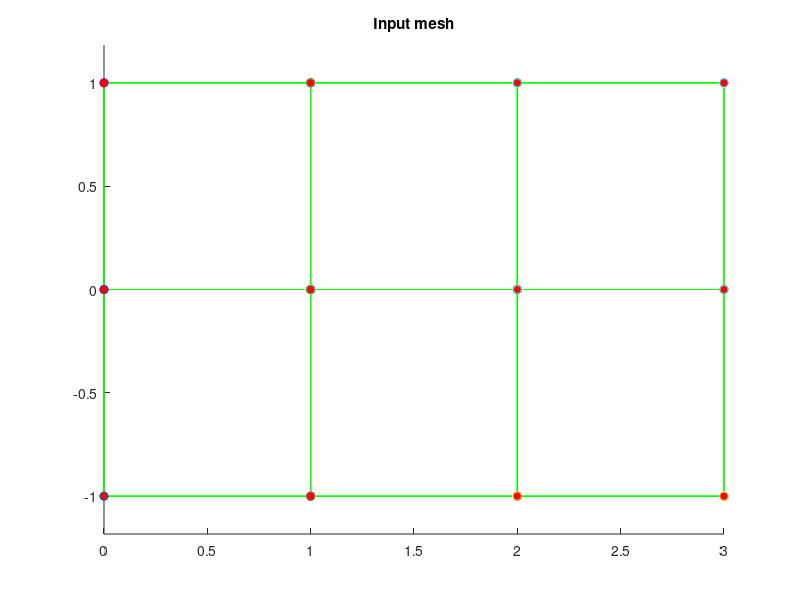

This figure's MATLAB source: (Note: this script raises an error after producing the figure.)
function FEM_2Dor3D_linelast_standard
%
%          Example 2D and 3D Linear elastic FEM code
%            Currently coded to run either plane strain or plane stress (2DOF) or general 3D but
%            could easily be modified for axisymmetry too.
%
%        Variables read from input file;
%        nprops              No. material parameters
%        materialprops(i)    List of material parameters
%        ncoord              No. spatial coords (2 for 2D, 3 for 3D)
%        ndof                No. degrees of freedom per node (2 for 2D, 3 for 3D)
%                            (here ndof=ncoord, but the program allows them to be different
%                            to allow extension to plate & beam elements with C^1 continuity)
%        nnode               No. nodes
%        coords(i,j)         ith coord of jth node, for i=1..ncoord; j=1..nnode
%        nelem               No. elements
%        maxnodes            Max no. nodes on any one element (used for array dimensioning)
%        nelnodes(i)         No. nodes on the ith element
%        elident(i)          An integer identifier for the ith element.  Not used
%                            in this code but could be used to switch on reduced integration,
%                            etc.
%        connect(i,j)        List of nodes on the jth element
%        nfix                Total no. prescribed displacements
%        fixnodes(i,j)       List of prescribed displacements at nodes
%                            fixnodes(1,j) Node number
%                            fixnodes(2,j) Displacement component number (1, 2 or 3)
%                            fixnodes(3,j) Value of the displacement
%        ndload              Total no. element faces subjected to tractions
%        dloads(i,j)         List of element tractions
%                            dloads(1,j) Element number
%                            dloads(2,j) face number
%                            dloads(3,j), dloads(4,j), dloads(5,j) Components of traction
%                            (assumed uniform) 
%
%  To run the program you first need to set up an input file, as described in 
%  the lecture notes.  Then change the fopen command below to point to the file.
%  Also change the fopen command in the post-processing step (near the bottom of the
%  program) to point to a suitable output file.  Then execute the file in
%  the usual fashion (e.g. hit the green arrow at the top of the MATLAB
%  editor window)
% 
%
% ==================== Read data from the input file ===========================
%
%
% YOU NEED TO CHANGE THE PATH & FILE NAME TO POINT TO YOUR INPUT FILE
%
infile=fopen('linear_elastic_Brick20.txt','r');
outfile=fopen('FEM_results.txt','w');

[nprops,materialprops,ncoord,ndof,nnode,coords,nelem,maxnodes,connect,nelnodes,elident,nfix,fixnodes,ndload,dloads] = read_input_file(infile);

fclose(infile);

% Plot the initial mesh as a check
close all
figure
plotmesh(coords,ncoord,nnode,connect,nelem,elident,nelnodes,'g');
title("Input mesh")

%
%============================ MAIN FEM ANALYSIS PROCEDURE ========================
%
%   dofs        Nodal displacements.  Let u_i^a be ith displacement component
%               at jth node.  Then dofs contain (u_1^1, u_2^1, u_1^2, u_2^2....) for 2D
%               and (u_1^1, u_2^1, u_3^1, u_1^2, u_2^2, u_3^2....) for 3D
%
%   K           Global stiffness matrix.  Stored as (K_1111 K_1112  K_1121  K_1122...
%                                                    K_1211 K_1212  K_1221  K_1222...
%                                                    K_2111 K_2112  K_2121  K_2122...)
%               for 2D problem and similarly for 3D problem
%   r           Force vector.  Currently only includes contribution from tractions
%               acting on element faces (i.e. body forces are neglected)
%
  dofs = zeros(ndof*nnode,1);  

  K = globalstiffness(ncoord,ndof,nnode,coords,nelem,maxnodes,elident,nelnodes,connect,materialprops,dofs);

  r = globaltraction(ncoord,ndof,nnode,ndload,coords,nelnodes,elident,connect,dloads,dofs);

%
%  Fix constrained nodes.  We should really do this in a way that preserves the symmetry of K
%  but it's not worth it for the small demo problems here.
%
  for n = 1:nfix
     rw = ndof*(fixnodes(1,n)-1) + fixnodes(2,n);
     for cl = 1:ndof*nnode
        K(rw,cl) = 0;
     end
     K(rw,rw) = 1.;
     r(rw) = fixnodes(3,n);
  end
%
% Solve for the displacements
%

  dofs = K\r;

%
%================================= POST-PROCESSING =================================
%
% Create a plot of the deformed mesh
%

  defcoords = zeros(ndof,nnode); 
  scalefactor = 3.0e10;
  for i = 1:nnode
    for j = 1:ndof
       defcoords(j,i) = coords(j,i) + scalefactor*dofs(ndof*(i-1)+j); 
    end
  end

 figure
 plotmesh(coords,ncoord,nnode,connect,nelem,elident,nelnodes,'g');
 title("Deformed shape")
 hold on
 plotmesh(defcoords,ncoord,nnode,connect,nelem,elident,nelnodes,'r');  
  
 print_results(outfile, ...
    nprops,materialprops,ncoord,ndof,nnode,coords, ...
    nelem,maxnodes,connect,nelnodes,elident, ...
    nfix,fixnodes,ndload,dloads,dofs)
 
fclose(outfile); 
end 

%================= Material Stiffness ==================================
%
%    Computes elasticity tensor C_{ijkl} = shear modulus and Poissons ratio
%    Currently coded either for plane strain, plane stress or general 3D.
%
function C = materialstiffness(ndof,ncoord,strain,materialprops)
  useCubicSymmetryStiffness = true;
  if useCubicSymmetryStiffness
    angles = [0,0,90];
      
    C11 = 225.0e9; % [Pa]
    C44 = 153.0e9; % [Pa]
    C12 = 115.0e9; % [Pa]

    C = CubicSymmetryStiffness(C11, C44, C12);

    C = AnglesToCm(angles, C);
    C = TwoDto4D(C);
  end
  if useCubicSymmetryStiffness==false
   mu = materialprops(1);
   nu = materialprops(2);
   
   C = zeros(ndof,ncoord,ndof,ncoord);
   
   if (ncoord == 2)   

%  planestrain = 0 => plane stress, planestrain = 1 => plane strain
   planestrain = materialprops(3);
 
     for i = 1:2
       for j = 1:2
         for k = 1:2
           for l = 1:2
             if (planestrain==1) 
               if (i==j && k==l)
                   C(i,j,k,l) = C(i,j,k,l)+2*mu*nu/(1-2*nu);
               end
             else
               if (i==j && k==l)
                   C(i,j,k,l) = C(i,j,k,l)+2*mu*nu/(1-nu);
               end
             end
             if (i==l && k==j)
                 C(i,j,k,l) = C(i,j,k,l)+mu;
             end
             if (i==k && j==l)
                 C(i,j,k,l) = C(i,j,k,l)+mu;
             end
           end
         end
       end
     end
     
   elseif (ncoord == 3) 

     for i = 1:3 
       for j = 1:3
         for k = 1:3
           for l = 1:3
             if (i==j && k==l)
                 C(i,j,k,l)=C(i,j,k,l) + 2.*mu*nu/(1.-2.*nu);
             end
             if (i==k && j==l)
                 C(i,j,k,l)=C(i,j,k,l) + mu;
             end
             if (i==l && j==k)
                 C(i,j,k,l)=C(i,j,k,l) + mu;
             end
            end
          end
        end
      end
    end
  end
end
%================= Material Stress ==================================
%
%   Computes stress sigma_{ij} given strain epsilon_{ij}
%
function stress = materialstress(ndof,ncoord,strain,materialprops)

   C = materialstiffness(ndof,ncoord,strain,materialprops);
   stress = zeros(ndof,ncoord);
   for i = 1 : ndof
     for j = 1 : ncoord
        for k = 1 : ndof
          for l = 1: ncoord
            stress(i,j) = stress(i,j) + C(i,j,k,l)*strain(k,l);
          end
        end
     end
   end
  end
%
%====================== No. integration points =============================
%
%   Defines the number of integration points:be used for
%   each element type
%
function n = numberofintegrationpoints(ncoord,nelnodes,elident)
  
   if (ncoord == 1) 
     n = nelnodes;   
   elseif (ncoord == 2) 
     if (nelnodes == 3)
         n = 1;
     end
     if (nelnodes == 6)
         n = 3;
     end
     if (nelnodes == 4)
         n = 4;
     end
     if (nelnodes == 8)
         n = 9;
     end
   elseif (ncoord == 3) 
     if (nelnodes == 4)
         n = 1 ;
     end
     if (nelnodes == 10)
         n = 4;
     end
     if (nelnodes == 8)
         n = 8;
     end
     if (nelnodes == 20)
         n = 27;
     end
   end
end   
%
%====================== INTEGRATION POINTS ==================================
%
%   Defines positions of integration points
%
function xi = integrationpoints(ncoord,nelnodes,npoints,elident)

   xi = zeros(ncoord,npoints);
%
%  1D elements
%
   if (ncoord == 1) 
     if (npoints==1) 
       xi(1,1) = 0.;
     elseif (npoints == 2) 
       xi(1,1) = -0.5773502692;
       xi(1,2) = -xi(1,1);
     elseif (npoints == 3) 
       xi(1,1) = -0.7745966692;
       xi(1,2) = 0.0;
       xi(1,3) = -xi(1,1);
     end
%
%  2D elements
%
   elseif (ncoord == 2) 
%
%    Triangular element
%
     if ( nelnodes == 3 || nelnodes == 6 ) 
       if (npoints == 1) 
         xi(1,1) = 1./3.;
         xi(2,1) = 1./3.;
       elseif (npoints == 3) 
         xi(1,1) = 0.6;
         xi(2,1) = 0.2;
         xi(1,2) = 0.2;
         xi(2,2) = 0.6;
         xi(1,3) = 0.2;
         xi(2,3) = 0.2;
       elseif (npoints == 4) 
         xi(1,1) = 1./3.;
         xi(2,1) = 1./3.;
         xi(1,2) = 0.6;
         xi(2,2) = 0.2;
         xi(1,3) = 0.2;
         xi(2,3) = 0.6;
         xi(1,4) = 0.2;
         xi(2,4) = 0.2;
       end
%
%    Rectangular element
%                  
     elseif ( nelnodes==4 || nelnodes==8 ) 

       if (npoints == 1) 
         xi(1,1) = 0.;
         xi(2,1) = 0.;
       elseif (npoints == 4) 
         xi(1,1) = -0.5773502692;
         xi(2,1) = xi(1,1);
         xi(1,2) = -xi(1,1);
         xi(2,2) = xi(1,1);
         xi(1,3) = xi(1,1);
         xi(2,3) = -xi(1,1);
         xi(1,4) = -xi(1,1);
         xi(2,4) = -xi(1,1);
       elseif (npoints == 9) 
         xi(1,1) = -0.7745966692;
         xi(2,1) = xi(1,1);
         xi(1,2) = 0.0;
         xi(2,2) = xi(1,1);
         xi(1,3) = -xi(1,1);
         xi(2,3) = xi(1,1);
         xi(1,4) = xi(1,1);
         xi(2,4) = 0.0;
         xi(1,5) = 0.0;
         xi(2,5) = 0.0;
         xi(1,6) = -xi(1,1);
         xi(2,6) = 0.0;
         xi(1,7) = xi(1,1);
         xi(2,7) = -xi(1,1);
         xi(1,8) = 0.;
         xi(2,8) = -xi(1,1);
         xi(1,9) = -xi(1,1);
         xi(2,9) = -xi(1,1);
       end
     end
%
%   3D elements
%
   elseif (ncoord == 3) 
%
%  3D elements
%
     if (nelnodes == 4 || nelnodes==10 ) 
       if (npoints == 1) 
         xi(1,1) = 0.25;
         xi(2,1) = 0.25;
         xi(3,1) = 0.25;
       elseif (npoints == 4) 
         xi(1,1) = 0.58541020;
         xi(2,1) = 0.13819660;
         xi(3,1) = xi(2,1);
         xi(1,2) = xi(2,1);
         xi(2,2) = xi(1,1);
         xi(3,2) = xi(2,1);
         xi(1,3) = xi(2,1);
         xi(2,3) = xi(2,1);
         xi(3,3) = xi(1,1);
         xi(1,4) = xi(2,1);
         xi(2,4) = xi(2,1);
         xi(3,4) = xi(2,1);
       end
     elseif ( nelnodes==8 || nelnodes==20 ) 
       if (npoints == 1) 
         xi(1,1) = 0.;
         xi(2,1) = 0.;
         xi(3,1) = 0.;
       elseif (npoints == 8) 
         x1D = [-0.5773502692,0.5773502692];
         for k = 1:2
           for j = 1:2 
             for i = 1:2
               n = 4*(k-1) + 2*(j-1) + i;
               xi(1,n) = x1D(i);
               xi(2,n) = x1D(j);
               xi(3,n) = x1D(k);
             end
           end
         end
       elseif (npoints == 27) 
         x1D = [-0.7745966692,0.,0.7745966692];
         for k = 1:3
           for j = 1:3
             for i = 1:3
               n = 9*(k-1) + 3*(j-1) + i;
               xi(1,n) = x1D(i);
               xi(2,n) = x1D(j);
               xi(3,n) = x1D(k);
             end
           end
         end
       end
     end
   end
end

%
%================= INTEGRATION WEIGHTS ==================================
%
%   Defines integration weights w_i
%
function w = integrationweights(ncoord,nelnodes,npoints,elident)

   w = zeros(npoints,1);

%
%  1D elements
%
   if (ncoord == 1) 
     if (npoints == 1)
       w(1) = 2.;
     elseif (npoints == 2) 
       w = [1.,1.];
     elseif (npoints == 3) 
       w = [0.555555555,0.888888888,0.555555555];
     end
%
%  2D elements
%
   elseif (ncoord == 2) 
%
%    Triangular element
%
     if ( nelnodes == 3 || nelnodes == 6 ) 
       if (npoints == 1) 
         w(1) = 0.5;
       elseif (npoints == 3) 
         w(1) = 1./6.;
         w(2) = 1./6.;
         w(3) = 1./6.;
       elseif (npoints == 4) 
         w = [-27./96.,25./96.,25/96.,25/96.];
       end
%
%    Rectangular element
%                  
     elseif ( nelnodes==4 || nelnodes==8 ) 

       if (npoints == 1) 
         w(1) = 4.;
       elseif (npoints == 4) 
         w = [1.,1.,1.,1.];
       elseif (npoints == 9 ) 
         w1D = [0.555555555,0.888888888,0.55555555555];
         for j = 1:3
           for i = 1:3
             n = 3*(j-1)+i;
             w(n) = w1D(i)*w1D(j);
           end
         end    
       end
     end 

   elseif (ncoord == 3) 
%
%  3D elements
%
     if (nelnodes == 4 || nelnodes==10 ) 
       if (npoints == 1) 
         w(1) = 1./6.;
       elseif (npoints == 4) 
         w = [1./24.,1./24.,1./24.,1./24.];
       end
     elseif ( nelnodes==8 || nelnodes==20 ) 
       if (npoints == 1) 
         w(1) = 8.;
       elseif (npoints == 8) 
         w = [1.,1.,1.,1.,1.,1.,1.,1.];
       elseif (npoints == 27) 
         w1D = [0.555555555,0.888888888,0.55555555555];
         for k = 1:3
           for j = 1:3
             for i = 1:3
               n = 9*(k-1)+3*(j-1)+i;
               w(n) = w1D(i)*w1D(j)*w1D(k);
             end
           end    
         end
       end
     end
   end
end

%
%================= SHAPE FUNCTIONS ==================================
%
%        Calculates shape functions for various element types
%
function N = shapefunctions(nelnodes,ncoord,elident,xi)
 

   N = zeros(nelnodes,1);
%
%  1D elements
%
  if (ncoord == 1) 
    if (nelnodes==2) 
      N(1) = 0.5*(1.+xi(1));
      N(2) = 0.5*(1.-xi(1));
    elseif (nelnodes == 3) 
      N(1) = -0.5*xi(1)*(1.-xi(1));
      N(2) =  0.5*xi(1)*(1.+xi(1));
      N(3) = (1.-xi(1))*(1.+xi(1));
    end
%
%  2D elements
%
   elseif (ncoord == 2) 
%
%    Triangular element
%
     if ( nelnodes == 3 ) 
       N(1) = xi(1);
       N(2) = xi(2);
       N(3) = 1.-xi(1)-xi(2);               
     elseif ( nelnodes == 6 ) 
       xi3 = 1.-xi(1)-xi(2);
       N(1) = (2.*xi(1)-1.)*xi(1);
       N(2) = (2.*xi(2)-1.)*xi(2);
       N(3) = (2.*xi3-1.)*xi3;
       N(4) = 4.*xi(1)*xi(2);
       N(5) = 4.*xi(2)*xi3;
       N(6) = 4.*xi3*xi(1);
%
%    Rectangular element
%                  
     elseif ( nelnodes == 4 ) 
       N(1) = 0.25*(1.-xi(1))*(1.-xi(2));
       N(2) = 0.25*(1.+xi(1))*(1.-xi(2));
       N(3) = 0.25*(1.+xi(1))*(1.+xi(2));
       N(4) = 0.25*(1.-xi(1))*(1.+xi(2));
     elseif (nelnodes == 8) 
       N(1) = -0.25*(1.-xi(1))*(1.-xi(2))*(1.+xi(1)+xi(2));
       N(2) = 0.25*(1.+xi(1))*(1.-xi(2))*(xi(1)-xi(2)-1.);
       N(3) = 0.25*(1.+xi(1))*(1.+xi(2))*(xi(1)+xi(2)-1.);
       N(4) = 0.25*(1.-xi(1))*(1.+xi(2))*(xi(2)-xi(1)-1.);
       N(5) = 0.5*(1.-xi(1)*xi(1))*(1.-xi(2));
       N(6) = 0.5*(1.+xi(1))*(1.-xi(2)*xi(2));
       N(7) = 0.5*(1.-xi(1)*xi(1))*(1.+xi(2));
       N(8) = 0.5*(1.-xi(1))*(1.-xi(2)*xi(2));
     end
%
   elseif (ncoord==3) 

     if (nelnodes == 4) 
       N(1) = xi(1);
       N(2) = xi(2);
       N(3) = xi(3);
       N(4) = 1.-xi(1)-xi(2)-xi(3);
     elseif (nelnodes == 10) 
       xi4 = 1.-xi(1)-xi(2)-xi(3);
       N(1) = (2.*xi(1)-1.)*xi(1);
       N(2) = (2.*xi(2)-1.)*xi(2);
       N(3) = (2.*xi(3)-1.)*xi(3);
       N(4) = (2.*xi4-1.)*xi4;
       N(5) = 4.*xi(1)*xi(2);
       N(6) = 4.*xi(2)*xi(3);
       N(7) = 4.*xi(3)*xi(1);
       N(8) = 4.*xi(1)*xi4;
       N(9) = 4.*xi(2)*xi4;
       N(10) = 4.*xi(3)*xi4;
     elseif (nelnodes == 8) 
       N(1) = (1.-xi(1))*(1.-xi(2))*(1.-xi(3))/8.;
       N(2) = (1.+xi(1))*(1.-xi(2))*(1.-xi(3))/8.;
       N(3) = (1.+xi(1))*(1.+xi(2))*(1.-xi(3))/8.;
       N(4) = (1.-xi(1))*(1.+xi(2))*(1.-xi(3))/8.;
       N(5) = (1.-xi(1))*(1.-xi(2))*(1.+xi(3))/8.;
       N(6) = (1.+xi(1))*(1.-xi(2))*(1.+xi(3))/8.;
       N(7) = (1.+xi(1))*(1.+xi(2))*(1.+xi(3))/8.;
       N(8) = (1.-xi(1))*(1.+xi(2))*(1.+xi(3))/8.;
     elseif (nelnodes == 20) 
       N(1) = (1.-xi(1))*(1.-xi(2))*(1.-xi(3))*(-xi(1)-xi(2)-xi(3)-2.)/8.;
       N(2) = (1.+xi(1))*(1.-xi(2))*(1.-xi(3))*(xi(1)-xi(2)-xi(3)-2.)/8.;
       N(3) = (1.+xi(1))*(1.+xi(2))*(1.-xi(3))*(xi(1)+xi(2)-xi(3)-2.)/8.;
       N(4) = (1.-xi(1))*(1.+xi(2))*(1.-xi(3))*(-xi(1)+xi(2)-xi(3)-2.)/8.;
       N(5) = (1.-xi(1))*(1.-xi(2))*(1.+xi(3))*(-xi(1)-xi(2)+xi(3)-2.)/8.;
       N(6) = (1.+xi(1))*(1.-xi(2))*(1.+xi(3))*(xi(1)-xi(2)+xi(3)-2.)/8.;
       N(7) = (1.+xi(1))*(1.+xi(2))*(1.+xi(3))*(xi(1)+xi(2)+xi(3)-2.)/8.;
       N(8) = (1.-xi(1))*(1.+xi(2))*(1.+xi(3))*(-xi(1)+xi(2)+xi(3)-2.)/8.;
       N(9)  = (1.-xi(1)^2)*(1.-xi(2))*(1.-xi(3))/4.;
       N(10) = (1.+xi(1))*(1.-xi(2)^2)*(1.-xi(3))/4.;
       N(11) = (1.-xi(1)^2)*(1.+xi(2))*(1.-xi(3))/4.;
       N(12) = (1.-xi(1))*(1.-xi(2)^2)*(1.-xi(3))/4.;
       N(13) = (1.-xi(1)^2)*(1.-xi(2))*(1.+xi(3))/4.;
       N(14) = (1.+xi(1))*(1.-xi(2)^2)*(1.+xi(3))/4.;
       N(15) = (1.-xi(1)^2)*(1.+xi(2))*(1.+xi(3))/4.;
       N(16) = (1.-xi(1))*(1.-xi(2)^2)*(1.+xi(3))/4.;
       N(17) = (1.-xi(1))*(1.-xi(2))*(1.-xi(3)^2)/4.;
       N(18) = (1.+xi(1))*(1.-xi(2))*(1.-xi(3)^2)/4.;
       N(19) = (1.+xi(1))*(1.+xi(2))*(1.-xi(3)^2)/4.;
       N(20) = (1.-xi(1))*(1.+xi(2))*(1.-xi(3)^2)/4.;
     end
   end

end

%
%================= SHAPE FUNCTION DERIVATIVES ======================
%
function dNdxi = shapefunctionderivs(nelnodes,ncoord,elident,xi)

  dNdxi = zeros(nelnodes,ncoord);
%
% 1D elements
%
  if (ncoord == 1) 
    if (nelnodes==2) 
      dNdxi(1,1) = 0.5;
      dNdxi(2,1) = -0.5;
    elseif (nelnodes == 3) 
      dNdxi(1,1) = -0.5+xi(1);
      dNdxi(2,1) =  0.5+xi(1);
      dNdxi(3,1) = -2.*xi(1);
    end
%
%  2D elements
%
   elseif (ncoord == 2) 
%
%    Triangular element
%
     if ( nelnodes == 3 ) 
       dNdxi(1,1) = 1.;
       dNdxi(2,2) = 1.;
       dNdxi(3,1) = -1.;
       dNdxi(3,2) = -1.;               
     elseif ( nelnodes == 6 ) 
       xi3 = 1.-xi(1)-xi(2);
       dNdxi(1,1) = 4.*xi(1)-1.;
       dNdxi(2,2) = 4.*xi(2)-1.;
       dNdxi(3,1) = -(4.*xi3-1.);
       dNdxi(3,2) = -(4.*xi3-1.);
       dNdxi(4,1) = 4.*xi(2);
       dNdxi(4,2) = 4.*xi(1);
       dNdxi(5,1) = -4.*xi(2);
       dNdxi(5,2) = -4.*xi(1);
       dNdxi(6,1) = 4.*xi3 - 4.*xi(1);
       dNdxi(6,2) = 4.*xi3 - 4.*xi(2);
%
%    Rectangular element
%                  
     elseif ( nelnodes == 4 ) 
       dNdxi(1,1) = -0.25*(1.-xi(2));
       dNdxi(1,2) = -0.25*(1.-xi(1));
       dNdxi(2,1) = 0.25*(1.-xi(2));
       dNdxi(2,2) = -0.25*(1.+xi(1));
       dNdxi(3,1) = 0.25*(1.+xi(2));
       dNdxi(3,2) = 0.25*(1.+xi(1));
       dNdxi(4,1) = -0.25*(1.+xi(2));
       dNdxi(4,2) = 0.25*(1.-xi(1));
     elseif (nelnodes == 8) 
       dNdxi(1,1) = 0.25*(1.-xi(2))*(2.*xi(1)+xi(2));
       dNdxi(1,2) = 0.25*(1.-xi(1))*(xi(1)+2.*xi(2));
       dNdxi(2,1) = 0.25*(1.-xi(2))*(2.*xi(1)-xi(2));
       dNdxi(2,2) = 0.25*(1.+xi(1))*(2.*xi(2)-xi(1));
       dNdxi(3,1) = 0.25*(1.+xi(2))*(2.*xi(1)+xi(2));
       dNdxi(3,2) = 0.25*(1.+xi(1))*(2.*xi(2)+xi(1));
       dNdxi(4,1) = 0.25*(1.+xi(2))*(2.*xi(1)-xi(2));
       dNdxi(4,2) = 0.25*(1.-xi(1))*(2.*xi(2)-xi(1));
       dNdxi(5,1) = -xi(1)*(1.-xi(2));
       dNdxi(5,2) = -0.5*(1.-xi(1)*xi(1));
       dNdxi(6,1) = 0.5*(1.-xi(2)*xi(2));
       dNdxi(6,2) = -(1.+xi(1))*xi(2);
       dNdxi(7,1) = -xi(1)*(1.+xi(2));
       dNdxi(7,2) = 0.5*(1.-xi(1)*xi(1));
       dNdxi(8,1) = -0.5*(1.-xi(2)*xi(2));
       dNdxi(8,2) = -(1.-xi(1))*xi(2);
      end
%
%    3D elements
%
   elseif (ncoord==3) 

     if (nelnodes == 4) 
       dNdxi(1,1) = 1.;
       dNdxi(2,2) = 1.;
       dNdxi(3,3) = 1.;
       dNdxi(4,1) = -1.;
       dNdxi(4,2) = -1.;
       dNdxi(4,3) = -1.;
     elseif (nelnodes == 10) 
       xi4 = 1.-xi(1)-xi(2)-xi(3);
       dNdxi(1,1) = (4.*xi(1)-1.);
       dNdxi(2,2) = (4.*xi(2)-1.);
       dNdxi(3,3) = (4.*xi(3)-1.);
       dNdxi(4,1) = -(4.*xi4-1.);
       dNdxi(4,2) = -(4.*xi4-1.);
       dNdxi(4,3) = -(4.*xi4-1.);
       dNdxi(5,1) = 4.*xi(2);
       dNdxi(5,2) = 4.*xi(1);
       dNdxi(6,2) = 4.*xi(3);
       dNdxi(6,3) = 4.*xi(2);
       dNdxi(7,1) = 4.*xi(3);
       dNdxi(7,3) = 4.*xi(1); 
       dNdxi(8,1) = 4.*(xi4-xi(1));
       dNdxi(8,2) = -4.*xi(1);
       dNdxi(8,3) = -4.*xi(1);
       dNdxi(9,1) = -4.*xi(2);
       dNdxi(9,2) = 4.*(xi4-xi(2));
       dNdxi(9,3) = -4.*xi(2);
       dNdxi(10,1) = -4.*xi(3)*xi4;
       dNdxi(10,2) = -4.*xi(3);
       dNdxi(10,3) = 4.*(xi4-xi(3));
     elseif (nelnodes == 8) 
       dNdxi(1,1) = -(1.-xi(2))*(1.-xi(3))/8.;
       dNdxi(1,2) = -(1.-xi(1))*(1.-xi(3))/8.;
       dNdxi(1,3) = -(1.-xi(1))*(1.-xi(2))/8.;
       dNdxi(2,1) = (1.-xi(2))*(1.-xi(3))/8.;
       dNdxi(2,2) = -(1.+xi(1))*(1.-xi(3))/8.;
       dNdxi(2,3) = -(1.+xi(1))*(1.-xi(2))/8.;
       dNdxi(3,1) = (1.+xi(2))*(1.-xi(3))/8.;
       dNdxi(3,2) = (1.+xi(1))*(1.-xi(3))/8.;
       dNdxi(3,3) = -(1.+xi(1))*(1.+xi(2))/8.;
       dNdxi(4,1) = -(1.+xi(2))*(1.-xi(3))/8.;
       dNdxi(4,2) = (1.-xi(1))*(1.-xi(3))/8.;
       dNdxi(4,3) = -(1.-xi(1))*(1.+xi(2))/8.;
       dNdxi(5,1) = -(1.-xi(2))*(1.+xi(3))/8.;
       dNdxi(5,2) = -(1.-xi(1))*(1.+xi(3))/8.;
       dNdxi(5,3) = (1.-xi(1))*(1.-xi(2))/8.;
       dNdxi(6,1) = (1.-xi(2))*(1.+xi(3))/8.;
       dNdxi(6,2) = -(1.+xi(1))*(1.+xi(3))/8.;
       dNdxi(6,3) = (1.+xi(1))*(1.-xi(2))/8.;
       dNdxi(7,1) = (1.+xi(2))*(1.+xi(3))/8.;
       dNdxi(7,2) = (1.+xi(1))*(1.+xi(3))/8.;
       dNdxi(7,3) = (1.+xi(1))*(1.+xi(2))/8.;
       dNdxi(8,1) = -(1.+xi(2))*(1.+xi(3))/8.;
       dNdxi(8,2) = (1.-xi(1))*(1.+xi(3))/8.;
       dNdxi(8,3) = (1.-xi(1))*(1.+xi(2))/8.;
     elseif (nelnodes == 20) 
       dNdxi(1,1) = (-(1.-xi(2))*(1.-xi(3))*(-xi(1)-xi(2)-xi(3)-2.)-(1.-xi(1))*(1.-xi(2))*(1.-xi(3)))/8.;
       dNdxi(1,2) = (-(1.-xi(1))*(1.-xi(3))*(-xi(1)-xi(2)-xi(3)-2.)-(1.-xi(1))*(1.-xi(2))*(1.-xi(3)))/8.;
       dNdxi(1,3) = (-(1.-xi(1))*(1.-xi(2))*(-xi(1)-xi(2)-xi(3)-2.)-(1.-xi(1))*(1.-xi(2))*(1.-xi(3)))/8.;

       dNdxi(2,1) = ((1.-xi(2))*(1.-xi(3))*(xi(1)-xi(2)-xi(3)-2.)+(1.+xi(1))*(1.-xi(2))*(1.-xi(3)))/8.;
       dNdxi(2,2) = (-(1.+xi(1))*(1.-xi(3))*(xi(1)-xi(2)-xi(3)-2.)-(1.+xi(1))*(1.-xi(2))*(1.-xi(3)))/8.;
       dNdxi(2,3) = (-(1.+xi(1))*(1.-xi(2))*(xi(1)-xi(2)-xi(3)-2.)-(1.+xi(1))*(1.-xi(2))*(1.-xi(3)))/8.;

       dNdxi(3,1) = ((1.+xi(2))*(1.-xi(3))*(xi(1)+xi(2)-xi(3)-2.)+(1.+xi(1))*(1.+xi(2))*(1.-xi(3)))/8.;
       dNdxi(3,2) = ((1.+xi(1))*(1.-xi(3))*(xi(1)+xi(2)-xi(3)-2.)+(1.+xi(1))*(1.+xi(2))*(1.-xi(3)))/8.;
       dNdxi(3,3) = (-(1.+xi(1))*(1.+xi(2))*(xi(1)+xi(2)-xi(3)-2.)-(1.+xi(1))*(1.+xi(2))*(1.-xi(3)))/8.;

       dNdxi(4,1) = (-(1.+xi(2))*(1.-xi(3))*(-xi(1)+xi(2)-xi(3)-2.)-(1.-xi(1))*(1.+xi(2))*(1.-xi(3)))/8.;
       dNdxi(4,2) = ((1.-xi(1))*(1.-xi(3))*(-xi(1)+xi(2)-xi(3)-2.)+(1.-xi(1))*(1.+xi(2))*(1.-xi(3)))/8.;
       dNdxi(4,3) = (-(1.-xi(1))*(1.+xi(2))*(-xi(1)+xi(2)-xi(3)-2.)-(1.-xi(1))*(1.+xi(2))*(1.-xi(3)))/8.;
       dNdxi(5,1) = (-(1.-xi(2))*(1.+xi(3))*(-xi(1)-xi(2)+xi(3)-2.)-(1.-xi(1))*(1.-xi(2))*(1.+xi(3)))/8.;
       dNdxi(5,2) = (-(1.-xi(1))*(1.+xi(3))*(-xi(1)-xi(2)+xi(3)-2.)-(1.-xi(1))*(1.-xi(2))*(1.+xi(3)))/8.;
       dNdxi(5,3) = ((1.-xi(1))*(1.-xi(2))*(-xi(1)-xi(2)+xi(3)-2.)+(1.-xi(1))*(1.-xi(2))*(1.+xi(3)))/8.;
       dNdxi(6,1) = ((1.-xi(2))*(1.+xi(3))*(xi(1)-xi(2)+xi(3)-2.)+(1.+xi(1))*(1.-xi(2))*(1.+xi(3)))/8.;
       dNdxi(6,2) = (-(1.+xi(1))*(1.+xi(3))*(xi(1)-xi(2)+xi(3)-2.)-(1.+xi(1))*(1.-xi(2))*(1.+xi(3)))/8.;
       dNdxi(6,3) = ((1.+xi(1))*(1.-xi(2))*(xi(1)-xi(2)+xi(3)-2.)+(1.+xi(1))*(1.-xi(2))*(1.+xi(3)))/8.;
       dNdxi(7,1) = ((1.+xi(2))*(1.+xi(3))*(xi(1)+xi(2)+xi(3)-2.)+(1.+xi(1))*(1.+xi(2))*(1.+xi(3)))/8.;
       dNdxi(7,2) = ((1.+xi(1))*(1.+xi(3))*(xi(1)+xi(2)+xi(3)-2.)+(1.+xi(1))*(1.+xi(2))*(1.+xi(3)))/8.;
       dNdxi(7,3) = ((1.+xi(1))*(1.+xi(2))*(xi(1)+xi(2)+xi(3)-2.)+(1.+xi(1))*(1.+xi(2))*(1.+xi(3)))/8.;
       dNdxi(8,1) = (-(1.+xi(2))*(1.+xi(3))*(-xi(1)+xi(2)+xi(3)-2.)-(1.-xi(1))*(1.+xi(2))*(1.+xi(3)))/8.;
       dNdxi(8,2) = ((1.-xi(1))*(1.+xi(3))*(-xi(1)+xi(2)+xi(3)-2.)+(1.-xi(1))*(1.+xi(2))*(1.+xi(3)))/8.;
       dNdxi(8,3) = ((1.-xi(1))*(1.+xi(2))*(-xi(1)+xi(2)+xi(3)-2.)+(1.-xi(1))*(1.+xi(2))*(1.+xi(3)))/8.;
       dNdxi(9,1)  = -2.*xi(1)*(1.-xi(2))*(1.-xi(3))/4.;
       dNdxi(9,2)  = -(1.-xi(1)^2)*(1.-xi(3))/4.;
       dNdxi(9,3)  = -(1.-xi(1)^2)*(1.-xi(2))/4.;
       dNdxi(10,1)  = (1.-xi(2)^2)*(1.-xi(3))/4.;
       dNdxi(10,2)  = -2.*xi(2)*(1.+xi(1))*(1.-xi(3))/4.;
       dNdxi(10,3)  = -(1.-xi(2)^2)*(1.+xi(1))/4.;
       dNdxi(11,1)  = -2.*xi(1)*(1.+xi(2))*(1.-xi(3))/4.;
       dNdxi(11,2)  = (1.-xi(1)^2)*(1.-xi(3))/4.;
       dNdxi(11,3)  = -(1.-xi(1)^2)*(1.+xi(2))/4.;
       dNdxi(12,1)  = -(1.-xi(2)^2)*(1.-xi(3))/4.;
       dNdxi(12,2)  = -2.*xi(2)*(1.-xi(1))*(1.-xi(3))/4.;
       dNdxi(12,3)  = -(1.-xi(2)^2)*(1.-xi(1))/4.;
       dNdxi(13,1)  = -2.*xi(1)*(1.-xi(2))*(1.+xi(3))/4.;
       dNdxi(13,2)  = -(1.-xi(1)^2)*(1.+xi(3))/4.;
       dNdxi(13,3)  = (1.-xi(1)^2)*(1.-xi(2))/4.;
       dNdxi(14,1)  = (1.-xi(2)^2)*(1.+xi(3))/4.;
       dNdxi(14,2)  = -2.*xi(2)*(1.+xi(1))*(1.+xi(3))/4.;
       dNdxi(14,3)  = (1.-xi(2)^2)*(1.+xi(1))/4.;
       dNdxi(15,1)  = -2.*xi(1)*(1.+xi(2))*(1.+xi(3))/4.;
       dNdxi(15,2)  =  (1.-xi(1)^2)*(1.+xi(3))/4.;
       dNdxi(15,3)  = (1.-xi(1)^2)*(1.+xi(2))/4.;
       dNdxi(16,1)  = -(1.-xi(2)^2)*(1.+xi(3))/4.;
       dNdxi(16,2)  = -2.*xi(2)*(1.-xi(1))*(1.+xi(3))/4.;
       dNdxi(16,3)  = (1.-xi(2)^2)*(1.-xi(1))/4.;
       dNdxi(17,1) = -(1.-xi(2))*(1.-xi(3)^2)/4.;
       dNdxi(17,2) = -(1.-xi(1))*(1.-xi(3)^2)/4.;
       dNdxi(17,3) = -xi(3)*(1.-xi(1))*(1.-xi(2))/2.;
       dNdxi(18,1) = (1.-xi(2))*(1.-xi(3)^2)/4.;
       dNdxi(18,2) = -(1.+xi(1))*(1.-xi(3)^2)/4.;
       dNdxi(18,3) = -xi(3)*(1.+xi(1))*(1.-xi(2))/2.;
       dNdxi(19,1) = (1.+xi(2))*(1.-xi(3)^2)/4.;
       dNdxi(19,2) = (1.+xi(1))*(1.-xi(3)^2)/4.;
       dNdxi(19,3) = -xi(3)*(1.+xi(1))*(1.+xi(2))/2.;
       dNdxi(20,1) = -(1.+xi(2))*(1.-xi(3)^2)/4.;
       dNdxi(20,2) = (1.-xi(1))*(1.-xi(3)^2)/4.;
       dNdxi(20,3) = -xi(3)*(1.-xi(1))*(1.+xi(2))/2.;
     end
   end

  end
%
%================= ELEMENT STIFFNESS MATRIX ================================
%
function kel = elstif(ncoord,ndof,nelnodes,elident,coord,materialprops,displacement)
%
%  Assemble the element stiffness
%
%    Arguments;
%
%      ncoord             No. coordinates (2 or 3 for 2D or 3D problem)
%      ndof               No. degrees of freedom per node (often ndof = ncoord)
%      nelnodes           No. nodes on the element
%      elident            Element identifier (not used here - for future enhancements!)
%      coords(i,a)        ith coord of ath node
%      materialprops      Material properties passed on:constitutive procedures
%      displacement(i,a)  ith displacement component at ath node
%
%   Local variables
%      npoints            No. integration points
%      xi(i,inpt)         ith local coord of integration point no. intpt
%      w(intpt)           weight for integration point no. intpt
%      N(a)               Shape function associated with ath node on element
%      dNdxi(a,i)         Derivative of ath shape function wrt ith local coord
%      dNdx(a,i)          Derivative of ath shape function wrt ith global coord
%      dxdxi(i,j)         Derivative of ith global coord wrt jth local coord
%      dxidx(i,j)         Derivative of ith local coord wrt jth global coord
%      det                Determinant of jacobian
%      strain(i,j)        strain_ij components
%      dsde(i,j,k,l)      Derivative of stress_ij with respect:strain_kl
%      kel(row,col)       Rows && cols of element stiffness
%
%
   npoints = numberofintegrationpoints(ncoord,nelnodes,elident);
   dNdx = zeros(nelnodes,ncoord);
   dxdxi = zeros(ncoord,ncoord);
   strain = zeros(ndof,ncoord);
   kel = zeros(ndof*nelnodes,ndof*nelnodes);
%
%  Set up integration points && weights    
%
   xilist = integrationpoints(ncoord,nelnodes,npoints,elident);
   w = integrationweights(ncoord,nelnodes,npoints,elident);
%
%  Loop over the integration points
%
   for intpt = 1:npoints

%     Compute shape functions && derivatives wrt local coords
%
      for i = 1:ncoord
        xi(i) = xilist(i,intpt);
      end      
      N = shapefunctions(nelnodes,ncoord,elident,xi);
      dNdxi = shapefunctionderivs(nelnodes,ncoord,elident,xi);

      
%
%     Compute the jacobian matrix && its determinant
%
      for i = 1:ncoord
        for j = 1:ncoord
          dxdxi(i,j) = 0.;
          for a = 1:nelnodes
            dxdxi(i,j) = dxdxi(i,j) + coord(i,a)*dNdxi(a,j);
          end
        end
      end
      
      dxidx = inv(dxdxi);
      dt = det(dxdxi);
%
%     Convert shape function derivatives:derivatives wrt global coords
%
      for a = 1:nelnodes
        for i = 1:ncoord
          dNdx(a,i) = 0.;
          for j = 1:ncoord
            dNdx(a,i) = dNdx(a,i) + dNdxi(a,j)*dxidx(j,i);
          end
        end
      end
%
%     Compute the (infinitesimal) strain by differentiating displacements
%     This step is not really necessary for linear elasticity calculations
%     where stiffness is independent of strain.  It is included:allow
%     extension:nonlinear materials later.
%
      for i = 1:ncoord
         for j = 1:ncoord
            strain(i,j) = 0.;
            for a = 1:nelnodes
              strain(i,j) = strain(i,j) + 0.5*(displacement(i,a)*dNdx(a,j)+displacement(j,a)*dNdx(a,i));
            end
         end
      end
%
%     Compute the material tangent stiffness (d stress/d strain)
%     ds/de is just C_ijkl for linear elasticity - this notation is used
%     to allow extension to nonlinear problems
%
      dsde = materialstiffness(ndof,ncoord,strain,materialprops);
%
%     Compute the element stiffness
%             
      for a = 1:nelnodes
        for i = 1:ndof
          for b = 1:nelnodes
            for k = 1:ndof
              row = ndof*(a-1)+i;
              col = ndof*(b-1)+k;
              for j = 1:ncoord
                for l = 1:ncoord
                  kel(col,row) = kel(col,row) + dsde(i,j,k,l)*dNdx(b,l)*dNdx(a,j)*w(intpt)*dt;
                end
              end
            end
          end
        end
      end
   end

end


 %====================== No. nodes on element faces ================
%
%   This procedure returns the number of nodes on each element face
%   for various element types.  This info is needed for computing
%   the surface integrals associated with the element traction vector
%
function n = nfacenodes(ncoord,nelnodes,elident,face)
   if (ncoord == 2) 
     if (nelnodes == 3 || nelnodes == 4)
         n = 2;
     elseif (nelnodes == 6 || nelnodes == 8)
         n=3;
     end
   elseif (ncoord == 3) 
     if (nelnodes == 4)
         n = 3;
     elseif (nelnodes == 10)
         n = 6;
     elseif (nelnodes == 8)
         n = 4;
     elseif (nelnodes == 20)
         n = 8;
     end
   end
end
%======================= Lists of nodes on element faces =============
%
%    This procedure returns the list of nodes on an element face
%    The nodes are ordered so that the element face forms either
%    a 1D line element or a 2D surface element for 2D or 3D problems
%
function list = facenodes(ncoord,nelnodes,elident,face)

   i3 = [2,3,1];
   i4 = [2,3,4,1]; 

   list = zeros(nfacenodes(ncoord,nelnodes,face),1);

   if (ncoord == 2) 
     if (nelnodes == 3) 
       list(1) = face;
       list(2) = i3(face);
     elseif (nelnodes == 6) 
       list(1) = face;
       list(2) = i3(face);
       list(3) = face+3;
     elseif (nelnodes==4) 
       list(1) = face;
       list(2) = i4(face);
     elseif (nelnodes==8) 
       list(1) = face;
       list(2) = i4(face);
       list(3) = face+4;
     end
   elseif (ncoord == 3) 
     if (nelnodes==4) 
       if   (face == 1)
           list = [1,2,3];
       elseif (face == 2)
           list = [1,4,2];
       elseif (face == 3)
           list = [2,4,3];
       elseif (face == 4)
           list = [3,4,1];
       end
     elseif (nelnodes == 10) 
       if   (face == 1)
           list = [1,2,3,5,6,7];
       elseif (face == 2)
           list = [1,4,2,8,9,5];
       elseif (face == 3)
           list = [2,4,3,9,10,6];
       elseif (face == 4)
           list = [3,4,1,10,8,7];
       end
     elseif (nelnodes == 8) 
       if   (face == 1)
           list = [1,2,3,4];
       elseif (face == 2)
           list = [5,8,7,6];
       elseif (face == 3)
           list = [1,5,6,2];
       elseif (face == 4)
           list = [2,3,7,6];
       elseif (face == 5)
           list = [3,7,8,4];
       elseif (face == 6)
           list = [4,8,5,1];
       end
     elseif (nelnodes == 20)  
       if   (face == 1)
           list = [1,2,3,4,9,10,11,12];
       elseif (face == 2)
           list = [5,8,7,6,16,15,14,13];
       elseif (face == 3)
           list = [1,5,6,2,17,13,18,9];
       elseif (face == 4)
           list = [2,6,7,3,18,14,19,10];
       elseif (face == 5)
           list = [3,7,8,4,19,15,20,11];
       elseif (face == 6)
           list = [4,8,5,1,20,16,17,12];
       end
     end
   end
end
%
%====================== ELEMENT DISTRIBUTED LOAD VECTOR ==============
%
function r = eldload(ncoord,ndof,nfacenodes,elident,coords,traction)

  npoints = numberofintegrationpoints(ncoord-1,nfacenodes);
  xi = zeros(ncoord-1,1);
  dxdxi = zeros(ncoord,ncoord-1);
  r = zeros(ndof*nfacenodes,1);
   
  xilist = integrationpoints(ncoord-1,nfacenodes,npoints);
  w = integrationweights(ncoord-1,nfacenodes,npoints);

  for intpt = 1:npoints

    for i = 1:ncoord-1
      xi(i) = xilist(i,intpt);
    end

    N = shapefunctions(nfacenodes,ncoord-1,elident,xi);
    dNdxi = shapefunctionderivs(nfacenodes,ncoord-1,elident,xi);
%
%     Compute the jacobian matrix && its determinant
%
    for i = 1:ncoord
      for j = 1:ncoord-1
        dxdxi(i,j) = 0.;
        for a = 1:nfacenodes
          dxdxi(i,j) = dxdxi(i,j) + coords(i,a)*dNdxi(a,j);
        end
      end
    end
    if (ncoord == 2) 
      dt = sqrt(dxdxi(1,1)^2+dxdxi(2,1)^2);
    elseif (ncoord == 3) 
      dt = sqrt( ((dxdxi(2,1)*dxdxi(3,2))-(dxdxi(2,2)*dxdxi(3,1)))^2 ...
          + ((dxdxi(1,1)*dxdxi(3,2))-(dxdxi(1,2)*dxdxi(3,1)))^2 ...
          + ((dxdxi(1,1)*dxdxi(2,2))-(dxdxi(1,2)*dxdxi(2,1)))^2 );
    end
   for a = 1:nfacenodes
      for i = 1:ndof
        row = ndof*(a-1)+i;
        r(row) = r(row) + N(a)*traction(i)*w(intpt)*dt;
      end
    end
  end
end
%
%====================== Assemble the global stiffness matrix =================
%
function Stif = globalstiffness(ncoord,ndof,nnode,coords,nelem,maxnodes,elident,nelnodes,connect,materialprops,dofs)
%
%   Assemble the global stiffness matrix
%

   Stif = zeros(ndof*nnode,ndof*nnode);
   lmncoord = zeros(ncoord,maxnodes);
   lmndof = zeros(ndof,maxnodes);
%
%   Loop over all the elements
%
   for lmn = 1:nelem
%
%   Extract coords of nodes, DOF for the current element
%
      for a = 1:nelnodes(lmn)
        for i = 1:ncoord
          lmncoord(i,a) = coords(i,connect(a,lmn));
        end
        for i = 1:ndof
          lmndof(i,a) = dofs(ndof*(connect(a,lmn)-1)+i);
        end
      end
    n = nelnodes(lmn);
    ident = elident(lmn);
    kel = elstif(ncoord,ndof,n,ident,lmncoord,materialprops,lmndof);
%
%   Add the current element stiffness:the global stiffness
%
    for a = 1:nelnodes(lmn)
      for i = 1:ndof
        for b = 1:nelnodes(lmn)
          for k = 1:ndof
            rw = ndof*(connect(a,lmn)-1)+i;
            cl = ndof*(connect(b,lmn)-1)+k;
            Stif(rw,cl) = Stif(rw,cl) + kel(ndof*(a-1)+i,ndof*(b-1)+k);
          end
        end
      end
    end
   end
end
%
%===================== Assemble the global traction vector =============
%
function r = globaltraction(ncoord,ndof,nnodes,ndload,coords,nelnodes,elident,connect,dloads,dofs)

   r = zeros(ndof*nnodes,1);
   traction = zeros(ndof,1);

   for load = 1:ndload
%
%     Extract the coords of the nodes on the appropriate element face
%
      lmn = dloads(1,load);
      face = dloads(2,load);
      n = nelnodes(lmn);
      ident = elident(lmn);
      nfnodes = nfacenodes(ncoord,n,ident,face); 
      nodelist = facenodes(ncoord,n,ident,face);     
      lmncoord = zeros(ncoord,nfnodes);
      for a = 1:nfnodes
        for i = 1:ncoord
          lmncoord(i,a) = coords(i,connect(nodelist(a),dloads(1,load)));
        end
        for i = 1:ndof
          lmndof(i,a) = dofs(ndof*(connect(nodelist(a),dloads(1,load))-1)+i);
        end
      end
%
%    Compute the element load vector
%
     for i = 1:ndof
       traction(i) = dloads(i+2,load);
     end

     rel = eldload(ncoord,ndof,nfnodes,ident,lmncoord,traction);
%
%    Assemble the element load vector into global vector
%
     for a = 1:nfnodes
       for i = 1:ndof
         rw = (connect(nodelist(a),dloads(1,load))-1)*ndof+i;
         r(rw) = r(rw) + rel((a-1)*ndof+i);
       end
     end

   end
end       

function print_results(outfile, ...
    nprops,materialprops,ncoord,ndof,nnode,coords, ...
    nelem,maxnodes,connect,nelnodes,elident, ...
    nfix,fixnodes,ndload,dloads,dofs)
%      Print nodal displacements, element strains && stresses:a file

fprintf(outfile,'Nodal Displacements: \n');
   if (ndof == 2) 
     fprintf(outfile,' Node      Coords         u1       u2 \n');
     for i = 1:nnode
      fprintf(outfile,'%3d %8.4f %8.4f %8.4f %8.4f\n', ...
                               i,coords(1,i),coords(2,i),dofs(2*i-1),dofs(2*i));
     end
   elseif (ndof == 3) 
     fprintf(outfile,' Node            Coords            u1       u2       u3 \n');
     for i = 1:nnode
      fprintf(outfile,'%3d %8.4f %8.4f %8.4f %8.4f %8.4f %8.4f \n', ...
                    i,coords(1,i),coords(2,i),coords(3,i),dofs(3*i-2),dofs(3*i-1),dofs(3*i));
     end
   end

   fprintf(outfile,'\n\n Strains and Stresses \n');


   lmncoord = zeros(ncoord,maxnodes);
   displacements = zeros(ndof,maxnodes);

%
%   Loop over all the elements
%
   for lmn = 1:nelem

    fprintf(outfile,' \n Element; %d ',lmn);
    if (ncoord == 2)   
    fprintf(outfile,'  \n int pt    Coords          e_11      e_22     e_12      s_11       s_22      s_12 \n');

    elseif (ncoord == 3) 
    fprintf(outfile,'\n int pt         Coords            e_11      e_22     e_33      e_12       e_13      e_23      s_11      s_22      s_33      s_12      s_13      s_23 \n');
    end
%
%   Extract coords of nodes, DOF for the current element
%
      for a = 1:nelnodes(lmn)
        for i = 1:ncoord
          lmncoord(i,a) = coords(i,connect(a,lmn));
        end
        for i = 1:ndof
          displacements(i,a) = dofs(ndof*(connect(a,lmn)-1)+i);
        end
      end
      n = nelnodes(lmn);
      ident = elident(lmn);
 
      npoints = numberofintegrationpoints(ncoord,n);
      dNdx = zeros(n,ncoord);
      dxdxi = zeros(ncoord,ncoord);
      strain = zeros(ndof,ncoord);
      xi = zeros(ncoord,1);
      x = zeros(ncoord,1);
%
%  Set up integration points 
%
      xilist = integrationpoints(ncoord,n,npoints);
%
%  Loop over the integration points
%
     for intpt = 1:npoints

%     Compute shape functions && derivatives wrt local coords
%
       for i = 1:ncoord
         xi(i) = xilist(i,intpt);
       end
       N = shapefunctions(n,ncoord,ident,xi);      
       dNdxi = shapefunctionderivs(n,ncoord,ident,xi);
%
%     Compute the coords of the integration point
%
      for i = 1:ncoord
        x(i) = 0.;
        for a = 1:n
          x(i) = x(i) + lmncoord(i,a)*N(a);
        end
      end
%
%     Compute the jacobian matrix && its determinant
%
      for i = 1:ncoord
        for j = 1:ncoord
          dxdxi(i,j) = 0.;
          for a = 1:n
            dxdxi(i,j) = dxdxi(i,j) + lmncoord(i,a)*dNdxi(a,j);
          end
        end
      end

      dxidx = inv(dxdxi);
%
%     Convert shape function derivatives:derivatives wrt global coords
%
      for a = 1:n
        for i = 1:ncoord
          dNdx(a,i) = 0.;
          for j = 1:ncoord
            dNdx(a,i) = dNdx(a,i) + dNdxi(a,j)*dxidx(j,i);
          end
        end
      end
%
%     Compute the (infinitesimal) strain by differentiating displacements
%
      for i = 1:ncoord
         for j = 1:ncoord
            strain(i,j) = 0.;
            for a = 1:n
              strain(i,j) = strain(i,j) + 0.5*(displacements(i,a)*dNdx(a,j)+displacements(j,a)*dNdx(a,i));
            end
         end
      end

      stress = materialstress(ndof,ncoord,strain,materialprops);

      if (ncoord == 2) 

      fprintf(outfile,'%5d %7.4f %7.4f %9.4f %9.4f %9.4f %9.4f %9.4f %9.4f \n', ...
        intpt,x(1),x(2),strain(1,1),strain(2,2),strain(1,2),stress(1,1),stress(2,2),stress(1,2));


      elseif (ncoord == 3) 

      fprintf(outfile,'%5d %7.4f %7.4f %7.4f %9.4f %9.4f %9.4f %9.4f %9.4f %9.4f %9.4f %9.4f %9.4f %9.4f %9.4f %9.4f \n',...
              intpt,x(1),x(2),x(3), ...
              strain(1,1),strain(2,2),strain(3,3),strain(1,2),strain(1,3),strain(2,3), ...
              stress(1,1),stress(2,2),stress(3,3),stress(1,2),stress(1,3),stress(2,3));
      end
     end
   end
end

%==============================Function read_input_file =================
 function [nprops,materialprops,ncoord,ndof,nnode,coords,nelem,maxnodes, ...
                connect,nelnodes,elident,nfix,fixnodes,ndload,dloads] = read_input_file(infile) 

 cellarray=textscan(infile,'%s');

%  Total no. material parameters, && list of parameters
%
   nprops = str2num(cellarray{1}{2});
   materialprops = zeros(nprops,1);
   cellno = 2;
   for i = 1:nprops
     cellno = cellno + 2;  
     materialprops(i) = str2num(cellarray{1}{cellno});
   end;
%
%    no. coords (1:3), no. DOF, no. nodes && nodal coordinates
%
   cellno = cellno + 2;
   ncoord = str2num(cellarray{1}{cellno});
   cellno = cellno + 2;
   ndof = str2num(cellarray{1}{cellno});
   cellno = cellno + 2;
   nnode = str2num(cellarray{1}{cellno});
 
   coords = zeros(ncoord,nnode);
   cellno = cellno + 1;
   for i = 1 : nnode
     for j = 1 : ncoord
       cellno = cellno + 1;
       coords(j,i) = str2num(cellarray{1}{cellno});
     end;
   end;
%
%    No. elements && connectivity
%
   cellno = cellno + 2;
   nelem = str2num(cellarray{1}{cellno});
   cellno = cellno + 2;
   maxnodes = str2num(cellarray{1}{cellno});
   connect = zeros(maxnodes,nelem);
   nelnodes = zeros(nelem,1);
   elident = zeros(nelem,1);
   cellno = cellno + 3;
   for i = 1 : nelem
     cellno = cellno + 1;
     elident(i) = str2num(cellarray{1}{cellno});
     cellno = cellno + 1;
     nelnodes(i) = str2num(cellarray{1}{cellno});
     for j = 1 : nelnodes(i)
       cellno = cellno + 1;
       connect(j,i) = str2num(cellarray{1}{cellno});
     end
   end
%
%    No. nodes with prescribed displacements, with the prescribed displacements
% 
   cellno = cellno + 2;
   nfix = str2num(cellarray{1}{cellno});
   cellno = cellno + 3;
   fixnodes = zeros(3,nfix);
   for i = 1 : nfix
      cellno = cellno + 1;
      fixnodes(1,i) = str2num(cellarray{1}{cellno});
      cellno = cellno + 1;
      fixnodes(2,i) = str2num(cellarray{1}{cellno});
      cellno = cellno + 1;
      fixnodes(3,i) = str2num(cellarray{1}{cellno});
   end;
%
%    No. loaded element faces, with the loads
%
    cellno = cellno + 2;
    ndload = str2num(cellarray{1}{cellno});
    cellno = cellno + 3;
    dloads = zeros(2+ndof,ndload);
    for i = 1 : ndload
       cellno = cellno + 1;
       dloads(1,i) = str2num(cellarray{1}{cellno});
       cellno = cellno + 1;
       dloads(2,i) = str2num(cellarray{1}{cellno});
       for j = 1 : ndof
         cellno = cellno + 1;
         dloads(j+2,i) = str2num(cellarray{1}{cellno});
       end
    end
    
 end
  function plotmesh(coords,ncoord,nnode,connect,nelem,elident,nelnodes,color)
% Function to plot a mesh.  
    f2D_3 = [1,2,3];
    f2D_4 = [1,2,3,4];
    f2D_6 = [1,4,2,5,3,6];
    f2D_8 = [1,5,2,6,3,7,4,8];
    f3D_4 = [[1,2,3];[1,4,2];[2,4,3];[3,4,1]];
    f3D_10 = [[1,5,2,6,3,7];[1,8,4,9,2,5];[2,9,4,10,3,6];[3,10,4,8,1,7]];
    f3D_8 = [[1,2,3,4];[5,8,7,6];[1,5,6,2];[2,3,7,6];[3,7,8,4];[4,8,5,1]];
    f3D_20 = [[1,9,2,10,3,11,4,12];[5,16,8,15,7,14,6,13];
              [1,17,5,13,6,18,2,9];[2,18,6,14,7,19,3,10];
              [3,19,7,15,8,20,4,11];[4,20,8,16,5,17,1,12]];

   hold on
   if (ncoord==2)  % Plot a 2D mesh
       for lmn = 1:nelem
           for i = 1:nelnodes(lmn)
               x(i,1:2) = coords(1:2,connect(i,lmn));
           end
           scatter(x(:,1),x(:,2),'MarkerFaceColor','r');
           if (nelnodes(lmn)==3) 
               patch('Vertices',x,'Faces',f2D_3,'FaceColor','none','EdgeColor',color);
           elseif (nelnodes(lmn)==4)
               patch('Vertices',x,'Faces',f2D_4,'FaceColor','none','EdgeColor',color);
           elseif (nelnodes(lmn)==6) 
               patch('Vertices',x,'Faces',f2D_6,'FaceColor','none','EdgeColor',color);
           elseif (nelnodes(lmn)==8 || nelnodes(lmn)==9)
               patch('Vertices',x,'Faces',f2D_8,'FaceColor','none','EdgeColor',color);
           end
       end
   elseif (ncoord==3) % Plot a 3D mesh
       for lmn = 1:nelem
           for i = 1:nelnodes(lmn)
               x(i,1:3) = coords(1:3,connect(i,lmn));
           end
           scatter3(x(:,1),x(:,2),x(:,3),'MarkerFaceColor','r');
           if (nelnodes(lmn)==4) 
               patch('Vertices',x,'Faces',f3D_4,'FaceColor','none','EdgeColor',color);
           elseif (nelnodes(lmn)==10)
               patch('Vertices',x,'Faces',f3D_10,'FaceColor','none','EdgeColor',color);
           elseif (nelnodes(lmn)==8) 
               patch('Vertices',x,'Faces',f3D_8,'FaceColor','none','EdgeColor',color);
           elseif (nelnodes(lmn)==20)
               patch('Vertices',x,'Faces',f3D_20,'FaceColor','none','EdgeColor',color);
           end
       end    
   end
   axis equal
   hold off
end
 
